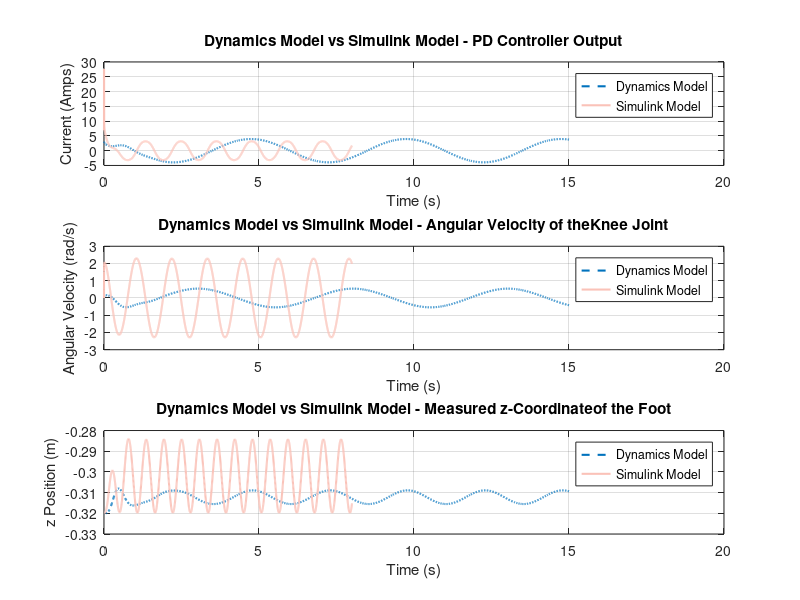

Reproduce this figure in MATLAB.
clc, clearvars

% Loading the saved results from the models
load('dynamicModelResults.mat');
load('SimulinkResults.mat');

% Plotting the results against each other for qualitative analysis
figure(1)
clf

subplot(3, 1, 1)
plot(t_ode, currentLog_ode(:,2), '--', 'LineWidth', 1.5)
hold on;
plot(t, i, 'Color', [0.98 0.76 0.72], 'LineWidth', 1.5)
xlabel('Time (s)')
ylabel('Current (Amps)')
legend('Dynamics Model', 'Simulink Model')
title('Dynamics Model vs Simulink Model - PD Controller Output')
grid on

subplot(3, 1, 2)
plot(t_ode, omegaKnee_ode, '--', 'LineWidth', 1.5)
hold on;
plot(t, omega, 'Color', [0.98 0.76 0.72], 'LineWidth', 1.5)
xlabel('Time (s)')
ylabel('Angular Velocity (rad/s)')
legend('Dynamics Model', 'Simulink Model')
title(['Dynamics Model vs Simulink Model - Angular Velocity of the' ...
    'Knee Joint'])
grid on

subplot(3, 1, 3)
plot(t_ode, C_zCoords_ode, '--', 'LineWidth', 1.5)
hold on;
plot(t, C_zCoords - 0.32, 'Color', [0.98 0.76 0.72], 'LineWidth', 1.5)
xlabel('Time (s)')
ylabel('z Position (m)')
legend('Dynamics Model', 'Simulink Model')
title(['Dynamics Model vs Simulink Model - Measured z-Coordinate' ...
    'of the Foot'])
grid on

% Computing RMSE, MAE and correlation coefficient

function RMSE = RMSEFunc(list1, list2)
% Computes the RMSE value of two lists
    
    if length(list1) ~= length(list2)
        disp('WARNING: Lists have a different number of values')
    else
        RMSE = sqrt(mean((list1 - list2).^2));
    end

end

function MAE = MAEFunc(list1, list2)
% Computes the MAE value of two lists
    
    if length(list1) ~= length(list2)
        disp('WARNING: Lists have a different number of values')
    else
        MAE = mean(abs(list1 - list2));
    end

end

function correlationCoeff = correlationCoeffFunc(list1, list2)
% Computes the correlation coefficient of two lists

    if length(list1) ~= length(list2)
        disp('WARNING: Lists have a different number of values')
    else
        correlationCoeff = corr(list1(:), list2(:));
    end

end

odeCurrentInterp = interp1(t_ode, currentLog_ode(:,2), t);
odeOmegaInterp = interp1(t_ode, omegaKnee_ode, t);
odeC_zInterp = interp1(t_ode, C_zCoords_ode, t);

% Calculate RMSE, MAE, and correlation coefficient for the interpolated 
% results
RMSECurrent = RMSEFunc(odeCurrentInterp, i);
MAECurrent = MAEFunc(odeCurrentInterp, i);
correlationCurrent = correlationCoeffFunc(odeCurrentInterp, i);

RMSEOmega = RMSEFunc(odeOmegaInterp, omega);
MAEOmega = MAEFunc(odeOmegaInterp, omega);
correlationOmega = correlationCoeffFunc(odeOmegaInterp, omega);

RMSEzCoords = RMSEFunc(odeC_zInterp, C_zCoords - 0.32);
MAEzCoords = MAEFunc(odeC_zInterp, C_zCoords - 0.32);
correlationzCoords = correlationCoeffFunc(odeC_zInterp, C_zCoords - 0.32);

disp('--- PD Controller Output: Current ---')
disp(['RMSE: ' num2str(RMSECurrent)])
disp(['MAE: ' num2str(MAECurrent)])
disp(['Correlation coefficient: ' num2str(correlationCurrent)])

disp('--- Angular Velocity of the Knee Joint ---')
disp(['RMSE: ' num2str(RMSEOmega)])
disp(['MAE: ' num2str(MAEOmega)])
disp(['Correlation coefficient: ' num2str(correlationOmega)])

disp('--- Measured z-Coordinates of the Foot Position ---')
disp(['RMSE: ' num2str(RMSEzCoords)])
disp(['MAE: ' num2str(MAEzCoords)])
disp(['Correlation coefficient: ' num2str(correlationzCoords)])
